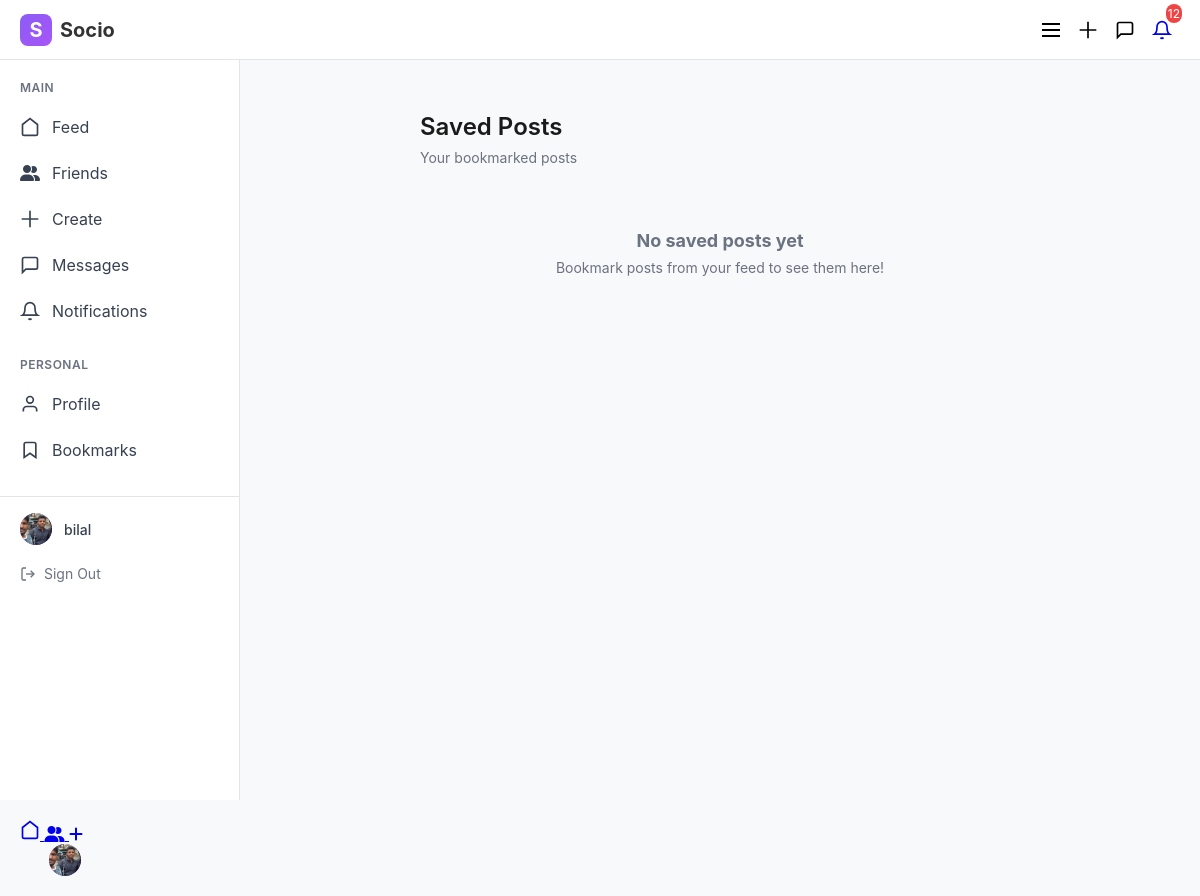
Page /posts/saved-posts/ (signed in) on the committed database.
### accounts/models.py (models this page shows, shortened)
class UserDetails(AbstractUser):
    profile_photo = models.ImageField(
        upload_to='profile_photos/',
        null=True,
        blank=True,
        validators=[FileExtensionValidator(['jpg', 'jpeg', 'png'])]
    )
    bio = models.TextField(max_length=500, blank=True, null=True)
    website = models.URLField(max_length=200, blank=True, null=True)
    location = models.CharField(max_length=100, blank=True, null=True)
    is_online = models.BooleanField(default=False)
    last_seen = models.DateTimeField(null=True, blank=True)
    class Meta:
        verbose_name = 'User Details'
        verbose_name_plural = 'Users Details'

### posts/views.py (the view)
# urls.py: path('saved-posts/', views.saved_posts_view, name='saved_posts'),
@login_required
def saved_posts_view(request):
    bookmarked_posts = Post.objects.filter(bookmarks__user=request.user).order_by('-bookmarks__created_at')
    paginator = Paginator(bookmarked_posts, 10)
    page_number = request.GET.get('page')
    posts = paginator.get_page(page_number)
    for post in posts:
        post.user_has_liked = post.likes.filter(user=request.user).exists()
        post.user_has_bookmarked = post.bookmarks.filter(user=request.user).exists()
    return render(request, 'saved_posts.html', {'posts': posts})

### templates/saved_posts.html (shortened to what this page needs)
{% extends "base.html" %}
{% block content %}
    <div class="maincontent">
        <div class="container">
            <div class="feed-header">
                <h1 class="feed-title">Saved Posts</h1>
                <p class="feed-subtitle">Your bookmarked posts</p>
            </div>
            {% if posts %}
                {% for post in posts %}
                    <div class="post-card" data-post-id="{{ post.id }}">
                        <div class="post-header">
                            <div class="post-user-info">
                                <div class="avatar">
                                    {% if post.user.profile_photo %}
                                        <img src="{{ post.user.profile_photo.url }}" alt="{{ post.user.username }}">
                                    {% else %}
                                        {{ post.user.username|first|upper }}
                                    {% endif %}
                                </div>
                                <div class="user-details">
                                    <div class="username">
                                        {{ post.user.username }}
                                        {% if post.user != request.user %}
                                            <span class="friend-indicator">Friend</span>
                                        {% endif %}
                                    </div>
                                    <div class="user-handle">@{{ post.user.username }}</div>
                                    <div class="timestamp">{{ post.created_at|timesince }} ago</div>
                                </div>
                            </div>
                            <div class="post-meta">
                                <span class="post-type {{ post.post_type }}">{{ post.post_type }}</span>
                                <button class="menu-button">⋯</button>
                            </div>
                        </div>
                        <div class="post-content">
                            {% if post.post_type == 'text' %}
                                {% if post.text_content %}
                                    <div class="text-content">{{ post.text_content }}</div>
                                {% endif %}
                            {% elif post.post_type == 'image' %}
                                {% if post.caption %}
                                    <div class="caption">{{ post.caption }}</div>
                                {% endif %}
                                {% if post.image %}
                                    <div class="media-content">
                                        <img src="{{ post.image.url }}" alt="Post image" class="post-image">
                                    </div>
                                {% endif %}
                            {% elif post.post_type == 'video' %}
                                {% if post.caption %}
                                    <div class="caption">{{ post.caption }}</div>
                                {% endif %}
                                {% if post.video %}
                                    <div class="media-content">
                                        <video controls class="post-video">
                                            <source src="{{ post.video.url }}" type="video/mp4">
                                            Your browser does not support the video tag.
                                        </video>
                                    </div>
                                {% endif %}
                            {% elif post.post_type == 'poll' %}
                                {% if post.text_content %}
                                    <div class="text-content">{{ post.text_content }}</div>
                                {% endif %}
                            {% endif %}
                        </div>
                        <div class="post-actions">
                            <button class="action-button like-button {% if post.user_has_liked %}liked{% endif %}"
                                    data-post-id="{{ post.id }}">
                                <span class="heart-icon {% if post.user_has_liked %}liked{% endif %}">♥</span>
                                <span class="like-count" data-post-id="{{ post.id }}">{{ post.get_like_count }}</span>
                            </button>
                            <button class="action-button comment-button" data-post-id="{{ post.id }}">
                                <span>💬</span>
                                <span class="comment-count">{{ post.get_comment_count }}</span>
                            </button>
                            <button class="action-button">
                                <span>↗</span>
                                <span>Share</span>
                            </button>
                            <button class="action-button bookmark-button {% if post.user_has_bookmarked %}bookmarked{% endif %}"
                                    data-post-id="{{ post.id }}">
                                <span class="bookmark-icon">{% if post.user_has_bookmarked %}✅{% else %}🔖{% endif %}</span>
                                <span class="bookmark-text">{% if post.user_has_bookmarked %}Saved{% else %}Bookmark{% endif %}</span>
                            </button>
                        </div>
                    </div>
                {% endfor %}
            {% else %}
                <div class="no-posts">
                    <h3>No saved posts yet</h3>
                    <p>Bookmark posts from your feed to see them here!</p>
                </div>
            {% endif %}
        </div>
{% endblock %}

### templates/base.html (shortened to what this page needs)
<!DOCTYPE html>
<html lang="en">
<head>
     <link href="https://cdnjs.cloudflare.com/ajax/libs/font-awesome/6.4.0/css/all.min.css" rel="stylesheet">
</head>
<body>
    <header class="header">
        <div class="logo">
            <div class="logo-icon">S</div>
            <span>Socio</span>
        </div>
        <div class="header-actions">
            <button class="header-btn" id="mobile-menu-toggle">
                <svg width="24" height="24" viewBox="0 0 24 24" fill="none" stroke="currentColor" stroke-width="2">
                    <line x1="3" y1="12" x2="21" y2="12" />
                    <line x1="3" y1="6" x2="21" y2="6" />
                    <line x1="3" y1="18" x2="21" y2="18" />
                </svg>
            </button>
            <button class="header-btn">
                <svg width="20" height="20" viewBox="0 0 24 24" fill="none" stroke="currentColor" stroke-width="2">
                    <path d="M12 2v20M2 12h20"/>
                </svg>
            </button>
        <button class="header-btn" onclick="window.location.href='{% url 'chat:chat_home' %}'">
    <svg width="20" height="20" viewBox="0 0 24 24" fill="none" stroke="currentColor" stroke-width="2">
        <path d="M21 15a2 2 0 0 1-2 2H7l-4 4V5a2 2 0 0 1 2-2h14a2 2 0 0 1 2 2z"/>
    </svg>
</button>
            <a href="{% url 'notifications:notifications_view' %}" class="header-btn relative">
                <svg width="20" height="20" viewBox="0 0 24 24" fill="none" stroke="currentColor" stroke-width="2">
                    <path d="M18 8A6 6 0 0 0 6 8c0 7-3 9-3 9h18s-3-2-3-9"/>
                    <path d="M13.73 21a2 2 0 0 1-3.46 0"/>
                </svg>
                {% if unread_count > 0 %}
                <span class="absolute -top-1 -right-1 bg-red-500 text-white text-xs rounded-full h-4 w-4 flex items-center justify-center">
                    {{ unread_count }}
                </span>
                {% endif %}
            </a>
        </div>
    </header>
    <nav class="sidebar">
        <div class="sidebar-section">
            <div class="sidebar-title">Main</div>
            <ul class="sidebar-menu">
                <li class="sidebar-item">
                    <a href="{% url 'posts:feed' %}" class="sidebar-link">
                        <div class="sidebar-icon">
                            <svg width="20" height="20" viewBox="0 0 24 24" fill="none" stroke="currentColor" stroke-width="2">
                                <path d="M3 9l9-7 9 7v11a2 2 0 0 1-2 2H5a2 2 0 0 1-2-2z"/>
                            </svg>
                        </div>
                        Feed
                    </a>
                </li>
                <li class="sidebar-item">
                    <a href="{% url 'friends' %}" class="sidebar-link">
                        <div class="sidebar-icon">
<i class="fas fa-user-friends"></i>
                        </div>
                        Friends
                    </a>
                </li>
                <li class="sidebar-item">
                    <a href="{% url 'posts:create_post' %}" class="sidebar-link">
                        <div class="sidebar-icon">
                            <svg width="20" height="20" viewBox="0 0 24 24" fill="none" stroke="currentColor" stroke-width="2">
                                <path d="M12 2v20M2 12h20"/>
                            </svg>
                        </div>
                        Create
                    </a>
                </li>
                <li class="sidebar-item">
                    <a href="{% url 'chat:chat_home' %}" class="sidebar-link">
                        <div class="sidebar-icon">
                            <svg width="20" height="20" viewBox="0 0 24 24" fill="none" stroke="currentColor" stroke-width="2">
                                <path d="M21 15a2 2 0 0 1-2 2H7l-4 4V5a2 2 0 0 1 2-2h14a2 2 0 0 1 2 2z"/>
                            </svg>
                        </div>
                        Messages
                    </a>
                </li>
                <li class="sidebar-item">
                    <a href="{% url 'notifications:notifications_view' %}" class="sidebar-link">
                        <div class="sidebar-icon">
                            <svg width="20" height="20" viewBox="0 0 24 24" fill="none" stroke="currentColor" stroke-width="2">
                                <path d="M18 8A6 6 0 0 0 6 8c0 7-3 9-3 9h18s-3-2-3-9"/>
                                <path d="M13.73 21a2 2 0 0 1-3.46 0"/>
                            </svg>
                        </div>
                        Notifications
                    </a>
                </li>
            </ul>
        </div>
        <div class="sidebar-section">
            <div class="sidebar-title">Personal</div>
            <ul class="sidebar-menu">
                <li class="sidebar-item">
                    <a href="{% url 'profile' %}" class="sidebar-link">
                        <div class="sidebar-icon">
                            <svg width="20" height="20" viewBox="0 0 24 24" fill="none" stroke="currentColor" stroke-width="2">
                                <path d="M20 21v-2a4 4 0 0 0-4-4H8a4 4 0 0 0-4 4v2"/>
                                <circle cx="12" cy="7" r="4"/>
                            </svg>
                        </div>
                        Profile
                    </a>
                </li>
                <li class="sidebar-item">
                    <a href="{% url 'posts:saved_posts' %}" class="sidebar-link">
                        <div class="sidebar-icon">
                            <svg width="20" height="20" viewBox="0 0 24 24" fill="none" stroke="currentColor" stroke-width="2">
                                <path d="M19 21l-7-5-7 5V5a2 2 0 0 1 2-2h10a2 2 0 0 1 2 2z"/>
                            </svg>
                        </div>
                        Bookmarks
                    </a>
                </li>
            </ul>
        </div>
        <div class="user-profile">
            <div class="user-info">
                <div class="profile-avatar">
                    <div class="avatar-circle" id="avatar-display">
                        {% if user.profile_photo %}
                            <img src="{{ user.profile_photo.url }}" alt="Profile Photo" id="avatar-img">
                        {% else %}
                            <span id="avatar-letter">{{ user.username|slice:":1"|upper }}</span>
                        {% endif %}
                    </div>
                </div>
                <div class="user-name">
                    {{ request.user.username }}
                </div>
            </div>
            <a href="{% url 'user_logout' %}" class="sign-out">
                <svg width="16" height="16" viewBox="0 0 24 24" fill="none"
                     stroke="currentColor" stroke-width="2">
                    <path d="M9 21H5a2 2 0 0 1-2-2V5a2 2 0 0 1 2-2h4"/>
                    <polyline points="16,17 21,12 16,7"/>
                    <line x1="21" y1="12" x2="9" y2="12"/>
                </svg>
                Sign Out
            </a>
        </div>
    </nav>
    <main class="main-content">
        {% block content %}
        {% endblock %}
    </main>
    <nav class="bottom-nav">
        <a href="{% url 'posts:feed' %}" class="bottom-nav-item">
            <span><svg width="20" height="20" viewBox="0 0 24 24" fill="none" stroke="currentColor" stroke-width="2">
                                <path d="M3 9l9-7 9 7v11a2 2 0 0 1-2 2H5a2 2 0 0 1-2-2z"/>
                            </svg></span>
        </a>
        <a href="{% url 'friends' %}" class="bottom-nav-item">
          <span> <i class="fas fa-user-friends"></i></span>
        </a>
        <a href="{% url 'posts:create_post' %}" class="bottom-nav-item">
            <span> <i class="fas fa-plus"></i></span>
        </a>
        <a href="{% url 'profile' %}" class="bottom-nav-item d-flex">
            <div class="avatarp-circle" id="avatar-display">
                                 {% if user.profile_photo %}
                            <img src="{{ user.profile_photo.url }}" alt="Profile Photo" id="avatar-img">
                        {% else %}
                            <span id="avatar-letter">{{ user.username|slice:":1"|upper }}</span>
                        {% endif %}
                    </div>
        </a>
    </nav>
</body>
</html>

### rows in the picture
UserDetails: profile_photo (picture), user.username "bilal"

### other values in the picture
{{ unread_count }} "12"
